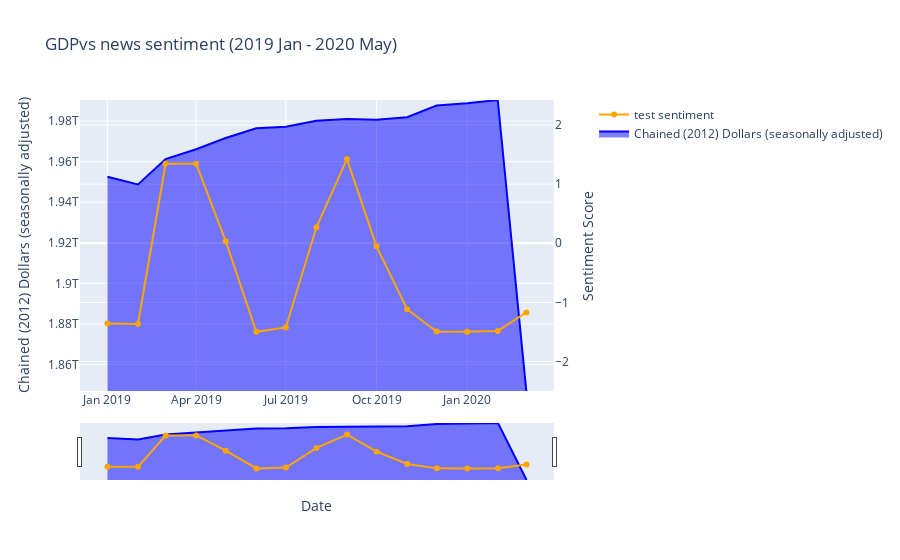

Notebook code cell kept with this figure:
### Code cell
indicator_name = "GDP"
indicator_colname = 'value_'+"_".join(indicator_name.split())# value_mortgage_rates	
#indicator_df = indicators_df[[indicator_colname]].dropna()
indicator_df = indicators_df[['date', indicator_colname]].dropna().rename(columns={indicator_colname:"values","date":"dates"})
indicator_label = indic_to_value[indicator_colname]
test_title = indicator_name + 'vs news sentiment (2019 Jan - 2020 May) '

test_fig = plot_combined_graph(indicator_df, senti_df, indicator_label, test_title) 
test_fig.show()

### Figure 1 — Plotly figure (JSON) as saved in the notebook; plotly's stock layout.template omitted (floating-point values rounded to 4 significant figures; data arrays with more than 128 entries replaced by an {"elided": "..."} marker saying what was removed)
{"data": [{"fill": "tonexty", "line": {"color": "blue"}, "mode": "lines", "name": "Chained (2012) Dollars (seasonally adjusted)", "type": "scatter", "x": ["2019-01-01", "2019-02-01", "2019-03-01", "2019-04-01", "2019-05-01", "2019-06-01", "2019-07-01", "2019-08-01", "2019-09-01", "2019-10-01", "2019-11-01", "2019-12-01", "2020-01-01", "2020-02-01", "2020-03-01"], "xaxis": "x", "y": [1952558000000, 1948783000000, 1961298000000, 1966131000000, 1971712000000, 1976472000000, 1977236000000, 1980198000000, 1981077000000, 1980711000000, 1981970000000, 1987713000000, 1988839000000, 1990433000000, 1846869000000], "yaxis": "y"}, {"line": {"color": "orange"}, "name": "test sentiment", "type": "scatter", "x": ["2019-01-01", "2019-02-01", "2019-03-01", "2019-04-01", "2019-05-01", "2019-06-01", "2019-07-01", "2019-08-01", "2019-09-01", "2019-10-01", "2019-11-01", "2019-12-01", "2020-01-01", "2020-02-01", "2020-03-01"], "xaxis": "x", "y": {"elided": "141 float values"}, "yaxis": "y2"}], "layout": {"title": {"text": "GDPvs news sentiment (2019 Jan - 2020 May) "}, "xaxis": {"anchor": "y", "domain": [0, 0.94], "rangeslider": {"visible": true}, "title": {"text": "Date"}}, "yaxis": {"anchor": "x", "autorange": false, "domain": [0, 1], "range": [1847000000000.0, 1990000000000.0], "title": {"text": "Chained (2012) Dollars (seasonally adjusted)"}}, "yaxis2": {"anchor": "x", "overlaying": "y", "range": [-2.499, 2.424], "side": "right", "title": {"text": "Sentiment Score"}}}}
